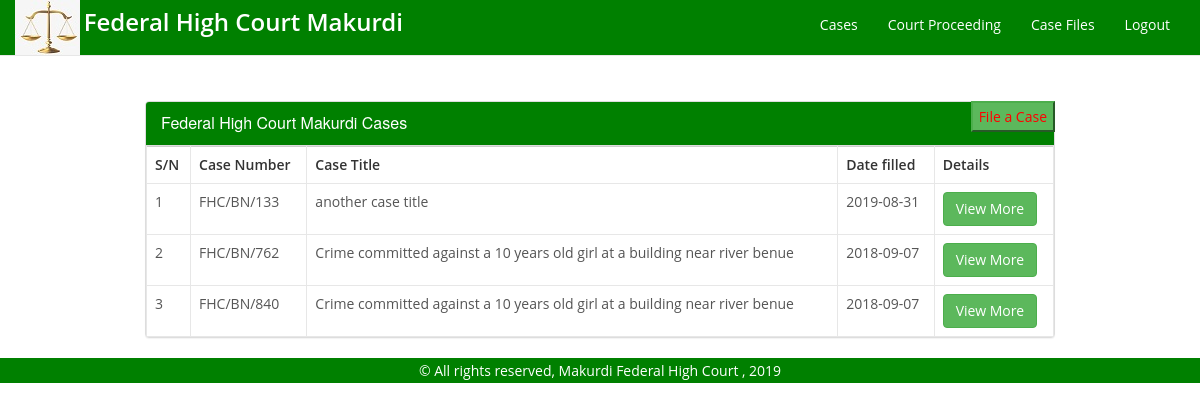
The app's page /user/index.php with its own data.
### tables this page shows
CREATE TABLE `cases` (
  `id` int(11) NOT NULL,
  `case_no` varchar(10) NOT NULL,
  `case_title` varchar(200) NOT NULL,
  `case_description` longtext NOT NULL,
  `reg_date` date NOT NULL,
  `reporter` varchar(100) NOT NULL
);

### user/index.php (the view, shortened to what this page needs)
<?php require_once '../db_connect.php';
?>
<!DOCTYPE html PUBLIC "-//W3C//DTD XHTML 1.0 Transitional//EN" "http://www.w3.org/TR/xhtml1/DTD/xhtml1-transitional.dtd">
<html xmlns="http://www.w3.org/1999/xhtml">
<head>
<link rel="stylesheet" type="text/css" href="../css/bootstrap.min.css">
<link rel="stylesheet" type="text/css" href="../css/autoptimize.css">
<link rel="stylesheet" type="text/css" href="../css/animate.css">
<link rel="stylesheet" type="text/css" href="../fonts/font-awesome.min.css">
</head>
<body>
  <?php
  include('header.php'); ?>
  <div class="container">
  <br>
    <button class="pull-right btn-success"><a href="file_case.php">File a Case</a></button>
   <div class="panel panel-default">
    <div class="panel-heading" style="background-color: #008000;">
              <h3 class="panel-title" style="color: white;">Federal High Court Makurdi Cases </h3>
            </div>
        <table class="table">
          <tr>
             <th >S/N</th>
            <th >Case Number</th>
             <th >Case Title</th>
             <th >Date filled</th>
            <th >Details</th>
            </tr>
<?php
$sql = mysqli_query($con,"SELECT * FROM cases  ORDER BY id DESC LIMIT 100");
$i=1;
while($row = mysqli_fetch_array($sql)){
       $id = $row['id'];
       $case_no =$row['case_no'];
       $case_title= $row['case_title'];
       $date= $row['reg_date'];
?>
          <tr>
            <td ><?php echo $i ; ?></td>
            <td ><?php echo $case_no; ?></td>
             <td ><?php echo $case_title; ?></td>
             <td ><?php echo $date; ?></td>
                <td><a href="view_case.php?id=<?php echo $id; ?>" class="btn btn-success">View More</a></td>
          </tr>
<?php
$i++;}
?>
</table>
</div>
</div>
 <?php include 'footer.php'; ?>
</body>
</html>

### records on screen
cases: case_no "FHC/BN/133", case_title "another case title", reg_date "2019-08-31"
cases: case_no "FHC/BN/762", case_title "Crime committed against a 10 years old girl at a building near river benue", reg_date "2018-09-07"
cases: case_no "FHC/BN/840", case_title "Crime committed against a 10 years old girl at a building near river benue", reg_date "2018-09-07"
